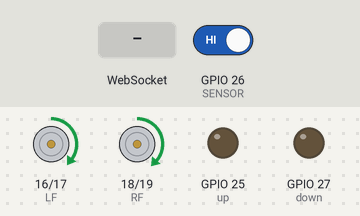
Recording of a program running on a simulated ESP32. On the bench: motor-driver pin pairs drawn as motors (green arrow = first pin HIGH = forward, orange = second pin HIGH = backward, longer = more drive), output pins drawn as LEDs (lit = HIGH). Inputs (shaded band) come from the test bench; at power-on: GPIO 26 (SENSOR) HIGH. WiFi joins after 1.5 s; servers stay silent unless stated; what the program prints to the serial monitor is not drawn.

Above: at 1.2 s.
1.3 s: GPIO 26 (SENSOR) driven LOW
At 2.5 s:
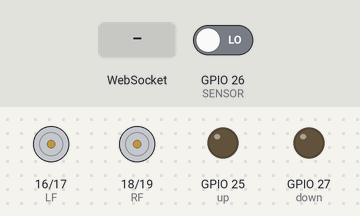
At 3.4 s:
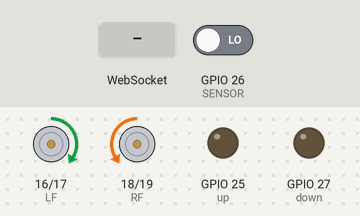
4.3 s: WebSocket text "LCL20050305" received
At 6.37 s:
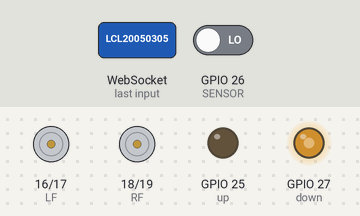
7.3 s: WebSocket text "255" received
Timing chart, 0 to 10.3 s (numbered marks = the images above; inputs shaded):
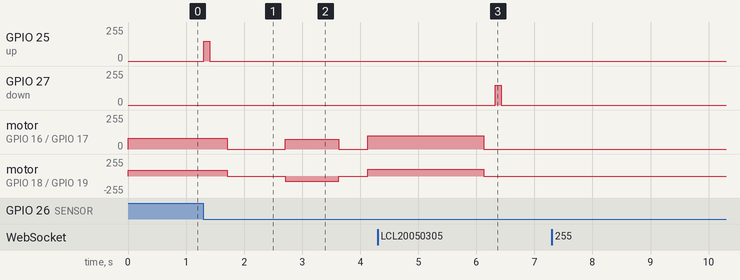

Measured:
- after the input at 1.3 s, GPIO 25 (up): 0/255 → 149/255 at once, → 0/255 0.10 s later; motor on GPIO 16 (LF) / GPIO 17 (LB): forward 80/255 → stopped after 0.41 s, → forward 75/255 1.0 s later, → stopped 0.92 s later, → forward 100/255 0.50 s later
- after the input at 7.3 s, every drawn part: stays the same

The program:

main.cpp
```cpp
#include <Arduino.h>
#include <WiFi.h>
#include <ESPAsyncWebServer.h>
#include <AsyncTCP.h>
#include <DoorControl.h>
#include "motor.h"

// WiFi 配置
const char* ssid = "HONOR 60 Pro";
const char* password = "cccccccc";
// const char* ssid = "lcliPhone";
// const char* password = "LCL20050305";

// 创建 WebSocket 服务器
AsyncWebServer server(80);
AsyncWebSocket ws("/ws");

// 设置传感器连接的GPIO引脚
const char SENSOR = 26;
char flag_ball = 1;

Motor motor;

void onWebSocketEvent(AsyncWebSocket *server,
    AsyncWebSocketClient *client,
    AwsEventType type, void *arg,
    uint8_t *data,
    size_t len
) {
    if (type == WS_EVT_CONNECT) {
        Serial.printf("客户端 %u 连接\n", client->id());
    } else if (type == WS_EVT_DISCONNECT) {
        Serial.printf("客户端 %u 断开连接\n", client->id());
    } else if (type == WS_EVT_DATA) {
        String message = "";
        for (size_t i = 0; i < len; i++) {
            message += (char)data[i];
        }
        Serial.printf("收到消息: %s\n", message.c_str());

        if (flag_ball == 255) {
            if (digitalRead(SENSOR) == LOW) {
                Door_Down();
            }
            motor.controlMotors(message);
        }
    }
}

void setup() {
    Serial.begin(115200);
    pinMode(SENSOR, INPUT_PULLUP);

    // 初始化电机
    motor.Init();
    Door_Init();

    // 启动 WiFi 连接（但不等待）
    WiFi.begin(ssid, password);
    Serial.println("WiFi 连接中...");
}


void loop() {
    static bool wifiConnected = false;  // 记录 WiFi 状态

    // 只在 WiFi 状态发生变化时打印信息
    if (WiFi.status() == WL_CONNECTED && !wifiConnected) {
        wifiConnected = true;
        Serial.print("\nWiFi 连接成功，IP 地址: ");
        Serial.println(WiFi.localIP());

        // WiFi 连接成功后启动 WebSocket 服务器
        ws.onEvent(onWebSocketEvent);
        WiFi.setSleep(false);  // 关闭 WiFi 省电模式
        server.addHandler(&ws);
        server.begin();
        Serial.println("WebSocket 服务器已启动");
    }
    else if (WiFi.status() != WL_CONNECTED && wifiConnected) {
        wifiConnected = false;
        Serial.println("WiFi 断开，正在重新连接...");
        WiFi.disconnect();
        WiFi.begin(ssid, password);
    }

    // 执行小车控制逻辑（不受 WiFi 影响）
    static unsigned char sensorState = 0;

    if (flag_ball == 1) {
        if (digitalRead(SENSOR) == LOW) {
            flag_ball = 0;
            Door_Down();
        } else {
            motor.Forward(80, 85);
        }
        delay(100);
    }

    if (flag_ball == 0) {
        motor.TempStop(1000);
        motor.TurnRight(75, 75);
        motor.TempStop(500);
        motor.TempForward(2000, 100, 105);
        delay(200);
        Door_Open();
        delay(200);
        flag_ball = -1;
        // Door_Test();
    }

    // Serial.printf("flag_ball = %hhu\n", flag_ball);
}
```

DoorControl.cpp
```cpp
#include <Arduino.h>

const uint8_t up = 25;
const uint8_t down = 27;
int door = 0;

void Door_Init() {
    pinMode(up, OUTPUT);
    pinMode(down, OUTPUT);

    ledcSetup(4, 10000, 8);
    ledcAttachPin(up, 4);
    ledcSetup(5, 10000, 8);
    ledcAttachPin(down, 5);

    ledcWrite(4, 0);
    ledcWrite(5, 0);
}

void Door_Down () {
    if (door == 0) {
        ledcWrite(4, 150);
        ledcWrite(5, 0);
        // digitalWrite(up, HIGH);

        delay(100);

        ledcWrite(4, 0);
        ledcWrite(5, 0);
        // digitalWrite(up, LOW);
        delay(200);
        door = 1;
    }
}

void Door_Open () {
    if (door == 1) {
        ledcWrite(5, 150);
        ledcWrite(4, 0);
        // digitalWrite(down, HIGH);

        delay(100);

        ledcWrite(4, 0);
        ledcWrite(5, 0);
        // digitalWrite(down, LOW);
        delay(200);
        door = 0;
    }
}

void Door_Test() {
    digitalWrite(up, HIGH);
    digitalWrite(down, LOW);

    delay(5000);

    digitalWrite(up, LOW);
    digitalWrite(down, LOW);
}
```

DoorControl.h
```cpp
#ifndef DOOR_CONTROL_H
#define DOOR_CONTROL_H

#include <Arduino.h>

void Door_Init();
void Door_Open();
void Door_Down();
void Door_Test();

#endif
```

motor.cpp
```cpp
#include "motor.h"
#include <Arduino.h>
#include <DoorControl.h>

// 引脚定义
const uint8_t LF = 16;
const uint8_t LB = 17;
const uint8_t RF = 18;
const uint8_t RB = 19;

// 构造函数：初始化电机状态
Motor::Motor() : left_dir(0), right_dir(0),
	left_duty(0), right_duty(0) {}

// 初始化电机
void Motor::Init() {
    pinMode(LF, OUTPUT);
    pinMode(LB, OUTPUT);
    pinMode(RF, OUTPUT);
    pinMode(RB, OUTPUT);

    // 初始化PWM通道（无需重复设置占空比）
    ledcSetup(0, 10000, 8);  // LF
    ledcAttachPin(LF, 0);
    ledcSetup(1, 10000, 8);  // LB
    ledcAttachPin(LB, 1);
    ledcSetup(2, 10000, 8);  // RF
    ledcAttachPin(RF, 2);
    ledcSetup(3, 10000, 8);  // RB
    ledcAttachPin(RB, 3);

    Stop();  // 这会自动设置所有PWM为0
}

// 设置左电机
void Motor::SetLeftMotor(int dir, unsigned char duty) {
    left_dir = dir;
    left_duty = duty;

    if(dir == 1) { // 正转
        ledcWrite(0, duty);  // LF输出PWM
        ledcWrite(1, 0);     // LB置低
    } else if(dir == -1) {   // 反转
        ledcWrite(0, 0);     // LF置低
        ledcWrite(1, duty);  // LB输出PWM
    } else {                 // 停止
        ledcWrite(0, 0);
        ledcWrite(1, 0);
    }
    // Serial.printf("左轮状态 = %d, %hhu\n", dir, duty);
}

// 设置右电机
void Motor::SetRightMotor(int dir, unsigned char duty) {
    right_dir = dir;
    right_duty = duty;

    if(dir == 1) {          // 正转
        ledcWrite(2, duty); // RF输出PWM
        ledcWrite(3, 0);    // RB置低
    } else if(dir == -1) {  // 反转
        ledcWrite(2, 0);    // RF置低
        ledcWrite(3, duty); // RB输出PWM
    } else {                // 停止
        ledcWrite(2, 0);
        ledcWrite(3, 0);
    }
    // Serial.printf("右轮状态 = %d, %hhu\n", dir, duty);
}

// 前进
void Motor::Forward(
	unsigned char leftDuty,
	unsigned char rightDuty
) {
    SetLeftMotor(1, leftDuty);
    SetRightMotor(1, rightDuty);
}

// 后退
void Motor::Backward(
	unsigned char leftDuty,
	unsigned char rightDuty
) {
    SetLeftMotor(-1, leftDuty);
    SetRightMotor(-1, rightDuty);
}

// 停止电机
void Motor::Stop() {
    SetLeftMotor(0, 0);
    SetRightMotor(0, 0);
}

void Motor::Brake() {
    // 左电机短路制动
    ledcWrite(0, 255);  // LF 高电平
    ledcWrite(1, 255);  // LB 高电平

    // 右电机短路制动
    ledcWrite(2, 255);  // RF 高电平
    ledcWrite(3, 255);  // RB 高电平

    delay(100);  // 短暂刹车后停止
    Stop();      // 彻底停止
}

// 直行指定毫秒数
void Motor::TempForward(int time,
	unsigned char leftDuty,
	unsigned char rightDuty
) {
    Forward(leftDuty, rightDuty);
    delay(time);  // 延时，模拟运行时间
    Stop();  // 停止
}

// 暂停指定毫秒数
void Motor::TempStop(int time) {
    Stop();
    delay(time);  // 延时
}

// 左转
void Motor::TurnLeft(
	unsigned char leftDuty,
	unsigned char rightDuty
) {
    SetLeftMotor(-1, leftDuty);
    SetRightMotor(1, rightDuty);
    delay(390);  // 延时，模拟转向时间
    Stop();
}

// 右转
void Motor::TurnRight(
	unsigned char leftDuty,
	unsigned char rightDuty
) {
    SetLeftMotor(1, leftDuty);
    SetRightMotor(-1, rightDuty);
    delay(920);  // 延时，模拟转向时间
    Stop();
}

// 遥控部分
void Motor::controlMotors(String message) {
    unsigned char turning_speed, straight_speed = 120;
    int turning_dir, straight_dir, door_flag;
    int slow_turning, fast_turning;

    // 解析格式
    sscanf(message.c_str(), "%d,%d,%d,%hhu",
    &straight_dir, &door_flag, &turning_dir, &turning_speed);

    if (straight_dir == 0 && turning_dir == 0) {
        Brake();
        // Stop();
    }
    else if (turning_dir == 1 || turning_dir == -1) {
        //左转
        if (turning_dir == 1) {
            SetLeftMotor(-1, 80) ;
            SetRightMotor(1, 80) ;
            }
        //右转
        if (turning_dir == -1) {
            SetLeftMotor(1, 80) ;
            SetRightMotor(-1, 80) ;
            }
    }
    else {
        // 前进
        if(straight_dir == 1) {
            if(turning_dir == 2) {
                SetLeftMotor(1, straight_speed-turning_speed) ;
                SetRightMotor(1, straight_speed+turning_speed) ;
            }
            else if(turning_dir == -2) {
                SetLeftMotor(1, straight_speed+turning_speed) ;
                SetRightMotor(1, straight_speed-turning_speed) ;
            }
            else {
                SetLeftMotor(1, straight_speed);
                SetRightMotor(1, straight_speed);
            }
        }
        //后退
        if(straight_dir == -1) {
            if(turning_dir == 2) {
                SetLeftMotor(-1, straight_speed-turning_speed) ;
                SetRightMotor(-1, straight_speed+turning_speed) ;
            }
            else if(turning_dir == -2) {
                SetLeftMotor(-1, straight_speed+turning_speed) ;
                SetRightMotor(-1, straight_speed-turning_speed) ;
            }
            else {
                SetLeftMotor(-1, straight_speed);
                SetRightMotor(-1, straight_speed);
            }
        }
    }

    if (door_flag == 1) {
        Door_Open();
    }

    if (door_flag == -1) {
        Door_Open();
    }
    // Serial.printf("door_flag = %d, \n", door_flag);
}
```

motor.h
```cpp
#ifndef MOTOR_H
#define MOTOR_H

#include <Arduino.h>

class Motor {
public:
    Motor();  // 构造函数，初始化电机状态
    void Init();  // 初始化电机
    void Test();  //测试函数
    void SetupPWM(int channel, int pin, unsigned char duty);  // 设置 PWM
    void SetLeftMotor(int dir, unsigned char duty);  // 设置左电机
    void SetRightMotor(int dir, unsigned char duty);  // 设置右电机
    void Forward(unsigned char leftDuty, unsigned char rightDuty);  // 电机前进
    void Backward(unsigned char leftDuty, unsigned char rightDuty);  // 电机后退
    void Stop();  // 停止电机
    void Brake(); // 刹车
    void TempForward(int time, unsigned char leftDuty, unsigned char rightDuty);  // 直行一段时间
    void TempStop(int time);  // 暂停一段时间
    void TurnLeft(unsigned char leftDuty, unsigned char rightDuty);  // 左转
    void TurnRight(unsigned char leftDuty, unsigned char rightDuty);  // 右转
    void controlMotors(String message); // 遥控

private:
    char left_dir, right_dir;  // 电机方向
    unsigned char left_duty, right_duty;  // 电机转速
};

#endif
```
